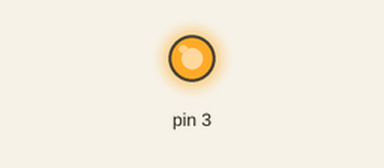
Simulated run of this sketch. Board: Arduino Uno, built with avr-gcc and run on an emulated ATmega328P. On the bench: output pins drawn as LEDs (lit = HIGH).

Above: at 1.5 s.
At 3.5 s:
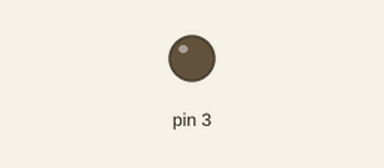
Timing chart, 0 to 5.2 s (numbered marks = the images above):
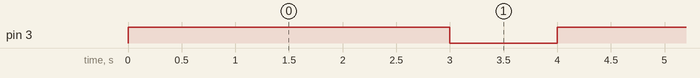

The sketch:

15Relay.ino
```cpp
/*
 * Generated using BlocklyDuino:
 *
 * https://github.com/MediaTek-Labs/BlocklyDuino-for-LinkIt
 *
 * Date: Mon, 09 Nov 2020 02:10:38 GMT
 */


void setup()
{
  Serial.begin(9600);


  pinMode(3, OUTPUT);
}


void loop()
{
  digitalWrite(3, HIGH);
  delay(3000);
  digitalWrite(3, LOW);
  delay(1000);
}
```

Measured:
- by itself, pin 3: alternates HIGH for 3.0 s and LOW for 1.0 s
